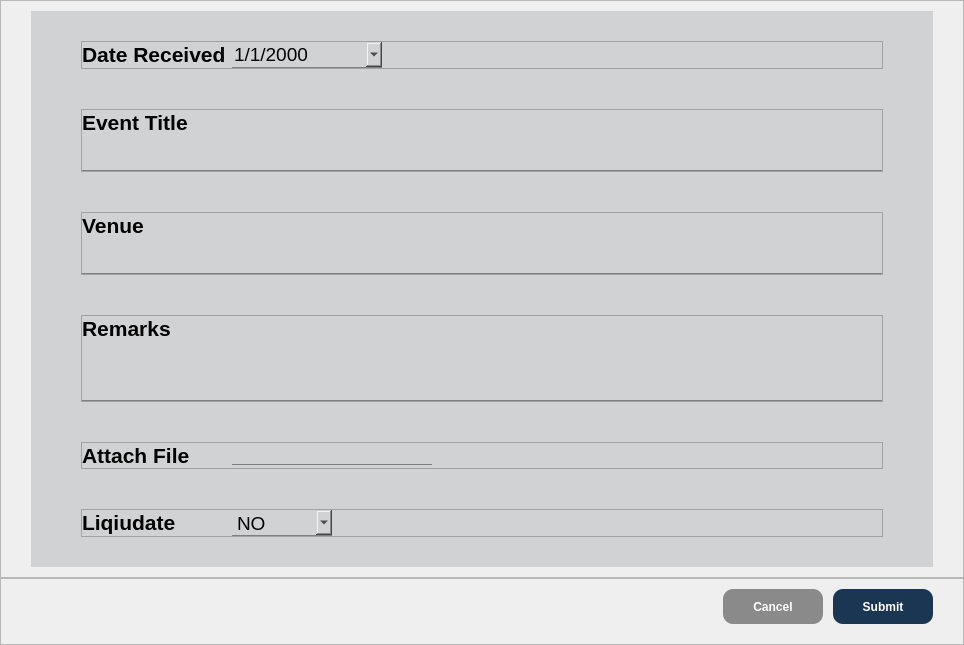
            <widget class="QWidget" name="createNew">
             <layout class="QVBoxLayout" name="verticalLayout_4">
              <property name="spacing">
               <number>0</number>
              </property>
              <property name="leftMargin">
               <number>0</number>
              </property>
              <property name="topMargin">
               <number>0</number>
              </property>
              <property name="rightMargin">
               <number>0</number>
              </property>
              <property name="bottomMargin">
               <number>0</number>
              </property>
              <item>
               <widget class="QFrame" name="frame">
                <property name="sizePolicy">
                 <sizepolicy hsizetype="Preferred" vsizetype="Expanding">
                  <horstretch>0</horstretch>
                  <verstretch>0</verstretch>
                 </sizepolicy>
                </property>
                <property name="styleSheet">
                 <string notr="true"/>
                </property>
                <property name="frameShape">
                 <enum>QFrame::Shape::StyledPanel</enum>
                </property>
                <property name="frameShadow">
                 <enum>QFrame::Shadow::Raised</enum>
                </property>
                <layout class="QGridLayout" name="gridLayout">
                 <property name="leftMargin">
                  <number>30</number>
                 </property>
                 <property name="topMargin">
                  <number>10</number>
                 </property>
                 <property name="rightMargin">
                  <number>30</number>
                 </property>
                 <property name="bottomMargin">
                  <number>10</number>
                 </property>
                 <property name="spacing">
                  <number>0</number>
                 </property>
                 <item row="0" column="0">
                  <widget class="QWidget" name="createNewField" native="true">
                   <property name="styleSheet">
                    <string notr="true">background-color: #d1d2d3;
color: black;</string>
                   </property>
                   <layout class="QVBoxLayout" name="verticalLayout_5">
                    <property name="spacing">
                     <number>40</number>
                    </property>
                    <property name="leftMargin">
                     <number>50</number>
                    </property>
                    <property name="topMargin">
                     <number>30</number>
                    </property>
                    <property name="rightMargin">
                     <number>50</number>
                    </property>
                    <property name="bottomMargin">
                     <number>30</number>
                    </property>
                    <item>
                     <widget class="QFrame" name="dateReceived">
                      <property name="frameShape">
                       <enum>QFrame::Shape::StyledPanel</enum>
                      </property>
                      <property name="frameShadow">
                       <enum>QFrame::Shadow::Raised</enum>
                      </property>
                      <layout class="QHBoxLayout" name="horizontalLayout_29">
                       <property name="spacing">
                        <number>0</number>
                       </property>
                       <property name="leftMargin">
                        <number>0</number>
                       </property>
                       <property name="topMargin">
                        <number>0</number>
                       </property>
                       <property name="rightMargin">
                        <number>0</number>
                       </property>
                       <property name="bottomMargin">
                        <number>0</number>
                       </property>
                       <item>
                        <widget class="QLabel" name="dateReceivedLabel">
                         <property name="sizePolicy">
                          <sizepolicy hsizetype="Preferred" vsizetype="Fixed">
                           <horstretch>0</horstretch>
                           <verstretch>0</verstretch>
                          </sizepolicy>
                         </property>
                         <property name="minimumSize">
                          <size>
                           <width>150</width>
                           <height>0</height>
                          </size>
                         </property>
                         <property name="maximumSize">
                          <size>
                           <width>150</width>
                           <height>16777215</height>
                          </size>
                         </property>
                         <property name="font">
                          <font>
                           <pointsize>16</pointsize>
                           <fontweight>DemiBold</fontweight>
                          </font>
                         </property>
                         <property name="styleSheet">
                          <string notr="true">font-weight: 600;

</string>
                         </property>
                         <property name="text">
                          <string>Date Received</string>
                         </property>
                        </widget>
                       </item>
                       <item>
                        <widget class="QDateEdit" name="dateReceivedInput">
                         <property name="sizePolicy">
                          <sizepolicy hsizetype="Preferred" vsizetype="Fixed">
                           <horstretch>0</horstretch>
                           <verstretch>0</verstretch>
                          </sizepolicy>
                         </property>
                         <property name="minimumSize">
                          <size>
                           <width>150</width>
                           <height>0</height>
                          </size>
                         </property>
                         <property name="maximumSize">
                          <size>
                           <width>150</width>
                           <height>16777215</height>
                          </size>
                         </property>
                         <property name="font">
                          <font>
                           <pointsize>14</pointsize>
                           <underline>false</underline>
                           <strikeout>false</strikeout>
                          </font>
                         </property>
                         <property name="styleSheet">
                          <string notr="true">text-decoration: none;
border: none;
border-bottom: 1px solid gray;</string>
                         </property>
                         <property name="displayFormat">
                          <string>M/d/yyyy</string>
                         </property>
                         <property name="calendarPopup">
                          <bool>true</bool>
                         </property>
                        </widget>
                       </item>
                       <item>
                        <spacer name="horizontalSpacer_24">
                         <property name="orientation">
                          <enum>Qt::Orientation::Horizontal</enum>
                         </property>
                         <property name="sizeType">
                          <enum>QSizePolicy::Policy::Expanding</enum>
                         </property>
                         <property name="sizeHint" stdset="0">
                          <size>
                           <width>500</width>
                           <height>20</height>
                          </size>
                         </property>
                        </spacer>
                       </item>
                      </layout>
                     </widget>
                    </item>
                    <item>
                     <widget class="QFrame" name="eventTitle">
                      <property name="frameShape">
                       <enum>QFrame::Shape::StyledPanel</enum>
                      </property>
                      <property name="frameShadow">
                       <enum>QFrame::Shadow::Raised</enum>
                      </property>
                      <layout class="QVBoxLayout" name="verticalLayout_16">
                       <property name="spacing">
                        <number>10</number>
                       </property>
                       <property name="leftMargin">
                        <number>0</number>
                       </property>
                       <property name="topMargin">
                        <number>0</number>
                       </property>
                       <property name="rightMargin">
                        <number>0</number>
                       </property>
                       <property name="bottomMargin">
                        <number>0</number>
                       </property>
                       <item>
                        <widget class="QLabel" name="eventTitleLabel">
                         <property name="sizePolicy">
                          <sizepolicy hsizetype="Fixed" vsizetype="Fixed">
                           <horstretch>0</horstretch>
                           <verstretch>0</verstretch>
                          </sizepolicy>
                         </property>
                         <property name="font">
                          <font>
                           <pointsize>16</pointsize>
                           <fontweight>DemiBold</fontweight>
                          </font>
                         </property>
                         <property name="styleSheet">
                          <string notr="true">font-weight: 600;

</string>
                         </property>
                         <property name="text">
                          <string>Event Title</string>
                         </property>
                        </widget>
                       </item>
                       <item>
                        <widget class="QLineEdit" name="eventTitleInput">
                         <property name="font">
                          <font>
                           <pointsize>14</pointsize>
                           <underline>false</underline>
                           <strikeout>false</strikeout>
                          </font>
                         </property>
                         <property name="styleSheet">
                          <string notr="true">text-decoration: none;
border: none;
border-bottom: 1px solid gray;</string>
                         </property>
                        </widget>
                       </item>
                      </layout>
                     </widget>
                    </item>
                    <item>
                     <widget class="QFrame" name="venue">
                      <property name="frameShape">
                       <enum>QFrame::Shape::StyledPanel</enum>
                      </property>
                      <property name="frameShadow">
                       <enum>QFrame::Shadow::Raised</enum>
                      </property>
                      <layout class="QVBoxLayout" name="verticalLayout_17">
                       <property name="spacing">
                        <number>10</number>
                       </property>
                       <property name="leftMargin">
                        <number>0</number>
                       </property>
                       <property name="topMargin">
                        <number>0</number>
                       </property>
                       <property name="rightMargin">
                        <number>0</number>
                       </property>
                       <property name="bottomMargin">
                        <number>0</number>
                       </property>
                       <item>
                        <widget class="QLabel" name="venueLabel">
                         <property name="sizePolicy">
                          <sizepolicy hsizetype="Fixed" vsizetype="Fixed">
                           <horstretch>0</horstretch>
                           <verstretch>0</verstretch>
                          </sizepolicy>
                         </property>
                         <property name="font">
                          <font>
                           <pointsize>16</pointsize>
                           <fontweight>DemiBold</fontweight>
                          </font>
                         </property>
                         <property name="styleSheet">
                          <string notr="true">font-weight: 600;

</string>
                         </property>
                         <property name="text">
                          <string>Venue</string>
                         </property>
                        </widget>
                       </item>
                       <item>
                        <widget class="QLineEdit" name="venueInput">
                         <property name="font">
                          <font>
                           <pointsize>14</pointsize>
                           <underline>false</underline>
                           <strikeout>false</strikeout>
                          </font>
                         </property>
                         <property name="styleSheet">
                          <string notr="true">text-decoration: none;
border: none;
border-bottom: 1px solid gray;</string>
                         </property>
                        </widget>
                       </item>
                      </layout>
                     </widget>
                    </item>
                    <item>
                     <widget class="QFrame" name="remarks">
                      <property name="frameShape">
                       <enum>QFrame::Shape::StyledPanel</enum>
                      </property>
                      <property name="frameShadow">
                       <enum>QFrame::Shadow::Raised</enum>
                      </property>
                      <layout class="QVBoxLayout" name="verticalLayout_18">
                       <property name="spacing">
                        <number>10</number>
                       </property>
                       <property name="leftMargin">
                        <number>0</number>
                       </property>
                       <property name="topMargin">
                        <number>0</number>
                       </property>
                       <property name="rightMargin">
                        <number>0</number>
                       </property>
                       <property name="bottomMargin">
                        <number>0</number>
                       </property>
                       <item>
                        <widget class="QLabel" name="remarksLabel">
                         <property name="sizePolicy">
                          <sizepolicy hsizetype="Fixed" vsizetype="Fixed">
                           <horstretch>0</horstretch>
                           <verstretch>0</verstretch>
                          </sizepolicy>
                         </property>
                         <property name="font">
                          <font>
                           <pointsize>16</pointsize>
                           <fontweight>DemiBold</fontweight>
                          </font>
                         </property>
                         <property name="styleSheet">
                          <string notr="true">font-weight: 600;

</string>
                         </property>
                         <property name="text">
                          <string>Remarks</string>
                         </property>
                        </widget>
                       </item>
                       <item>
                        <widget class="QTextEdit" name="remarksInput">
                         <property name="sizePolicy">
                          <sizepolicy hsizetype="Expanding" vsizetype="Fixed">
                           <horstretch>0</horstretch>
                           <verstretch>0</verstretch>
                          </sizepolicy>
                         </property>
                         <property name="minimumSize">
                          <size>
                           <width>0</width>
                           <height>0</height>
                          </size>
                         </property>
                         <property name="maximumSize">
                          <size>
                           <width>16777215</width>
                           <height>50</height>
                          </size>
                         </property>
                         <property name="font">
                          <font>
                           <pointsize>14</pointsize>
                           <underline>false</underline>
                           <strikeout>false</strikeout>
                          </font>
                         </property>
                         <property name="styleSheet">
                          <string notr="true">text-decoration: none;
border: none;
border-bottom: 1px solid gray;</string>
                         </property>
                        </widget>
                       </item>
                      </layout>
                     </widget>
                    </item>
                    <item>
                     <widget class="QFrame" name="attachFile">
                      <property name="frameShape">
                       <enum>QFrame::Shape::StyledPanel</enum>
                      </property>
                      <property name="frameShadow">
                       <enum>QFrame::Shadow::Raised</enum>
                      </property>
                      <layout class="QHBoxLayout" name="horizontalLayout_30">
                       <property name="spacing">
                        <number>0</number>
                       </property>
                       <property name="leftMargin">
                        <number>0</number>
                       </property>
                       <property name="topMargin">
                        <number>0</number>
                       </property>
                       <property name="rightMargin">
                        <number>0</number>
                       </property>
                       <property name="bottomMargin">
                        <number>0</number>
                       </property>
                       <item>
                        <widget class="QLabel" name="attachFileLabel">
                         <property name="sizePolicy">
                          <sizepolicy hsizetype="Preferred" vsizetype="Fixed">
                           <horstretch>0</horstretch>
                           <verstretch>0</verstretch>
                          </sizepolicy>
                         </property>
                         <property name="minimumSize">
                          <size>
                           <width>150</width>
                           <height>0</height>
                          </size>
                         </property>
                         <property name="maximumSize">
                          <size>
                           <width>150</width>
                           <height>16777215</height>
                          </size>
                         </property>
                         <property name="font">
                          <font>
                           <pointsize>16</pointsize>
                           <fontweight>DemiBold</fontweight>
                          </font>
                         </property>
                         <property name="styleSheet">
                          <string notr="true">font-weight: 600;

</string>
                         </property>
                         <property name="text">
                          <string>Attach File</string>
                         </property>
                        </widget>
                       </item>
                       <item>
                        <widget class="QLabel" name="attachFileInput">
                         <property name="sizePolicy">
                          <sizepolicy hsizetype="Fixed" vsizetype="Fixed">
                           <horstretch>0</horstretch>
                           <verstretch>0</verstretch>
                          </sizepolicy>
                         </property>
                         <property name="minimumSize">
                          <size>
                           <width>200</width>
                           <height>0</height>
                          </size>
                         </property>
                         <property name="maximumSize">
                          <size>
                           <width>200</width>
                           <height>16777215</height>
                          </size>
                         </property>
                         <property name="font">
                          <font>
                           <pointsize>12</pointsize>
                           <underline>false</underline>
                           <strikeout>false</strikeout>
                          </font>
                         </property>
                         <property name="styleSheet">
                          <string notr="true">text-decoration: none;
border: none;
border-bottom: 1px solid gray;</string>
                         </property>
                         <property name="text">
                          <string/>
                         </property>
                        </widget>
                       </item>
                       <item>
                        <widget class="QPushButton" name="attachFileBtn">
                         <property name="sizePolicy">
                          <sizepolicy hsizetype="Fixed" vsizetype="Fixed">
                           <horstretch>0</horstretch>
                           <verstretch>0</verstretch>
                          </sizepolicy>
                         </property>
                         <property name="font">
                          <font>
                           <pointsize>14</pointsize>
                          </font>
                         </property>
                         <property name="styleSheet">
                          <string notr="true">border: none;</string>
                         </property>
                         <property name="text">
                          <string/>
                         </property>
                         <property name="icon">
                          <iconset>
                           <normaloff>:/icon/paperclip(black).svg</normaloff>:/icon/paperclip(black).svg</iconset>
                         </property>
                        </widget>
                       </item>
                       <item>
                        <spacer name="horizontalSpacer_25">
                         <property name="orientation">
                          <enum>Qt::Orientation::Horizontal</enum>
                         </property>
                         <property name="sizeHint" stdset="0">
                          <size>
                           <width>40</width>
                           <height>20</height>
                          </size>
                         </property>
                        </spacer>
                       </item>
                      </layout>
                     </widget>
                    </item>
                    <item>
                     <widget class="QFrame" name="liquidate">
                      <property name="frameShape">
                       <enum>QFrame::Shape::StyledPanel</enum>
                      </property>
                      <property name="frameShadow">
                       <enum>QFrame::Shadow::Raised</enum>
                      </property>
                      <layout class="QHBoxLayout" name="horizontalLayout_31">
                       <property name="spacing">
                        <number>0</number>
                       </property>
                       <property name="leftMargin">
                        <number>0</number>
                       </property>
                       <property name="topMargin">
                        <number>0</number>
                       </property>
                       <property name="rightMargin">
                        <number>0</number>
                       </property>
                       <property name="bottomMargin">
                        <number>0</number>
                       </property>
                       <item>
                        <widget class="QLabel" name="liquidateLabel">
                         <property name="sizePolicy">
                          <sizepolicy hsizetype="Preferred" vsizetype="Fixed">
                           <horstretch>0</horstretch>
                           <verstretch>0</verstretch>
                          </sizepolicy>
                         </property>
                         <property name="minimumSize">
                          <size>
                           <width>150</width>
                           <height>0</height>
                          </size>
                         </property>
                         <property name="maximumSize">
                          <size>
                           <width>150</width>
                           <height>16777215</height>
                          </size>
                         </property>
                         <property name="font">
                          <font>
                           <pointsize>16</pointsize>
                           <fontweight>DemiBold</fontweight>
                          </font>
                         </property>
                         <property name="styleSheet">
                          <string notr="true">font-weight: 600;

</string>
                         </property>
                         <property name="text">
                          <string>Liqiudate</string>
                         </property>
                        </widget>
                       </item>
                       <item>
                        <widget class="QComboBox" name="liquidateInput">
                         <property name="minimumSize">
                          <size>
                           <width>100</width>
                           <height>0</height>
                          </size>
                         </property>
                         <property name="maximumSize">
                          <size>
                           <width>100</width>
                           <height>16777215</height>
                          </size>
                         </property>
                         <property name="font">
                          <font>
                           <pointsize>14</pointsize>
                           <underline>false</underline>
                           <strikeout>false</strikeout>
                          </font>
                         </property>
                         <property name="styleSheet">
                          <string notr="true">QComboBox{
	text-decoration: none;
	border: none;
	border-bottom: 1px solid gray;
}

QComboBox QAbstractItemView {
    background-color: #f0f0f0;  /* light gray background */
    color: #000000;             /* optional: text color */
}
</string>
                         </property>
                         <item>
                          <property name="text">
                           <string>NO</string>
                          </property>
                         </item>
                         <item>
                          <property name="text">
                           <string>YES</string>
                          </property>
                         </item>
                         <item>
                          <property name="text">
                           <string>N/A</string>
                          </property>
                         </item>
                        </widget>
                       </item>
                       <item>
                        <spacer name="horizontalSpacer_26">
                         <property name="orientation">
                          <enum>Qt::Orientation::Horizontal</enum>
                         </property>
                         <property name="sizeHint" stdset="0">
                          <size>
                           <width>40</width>
                           <height>20</height>
                          </size>
                         </property>
                        </spacer>
                       </item>
                      </layout>
                     </widget>
                    </item>
                   </layout>
                  </widget>
                 </item>
                </layout>
               </widget>
              </item>
              <item alignment="Qt::AlignBottom">
               <widget class="QFrame" name="frame_2">
                <property name="frameShape">
                 <enum>QFrame::Shape::StyledPanel</enum>
                </property>
                <property name="frameShadow">
                 <enum>QFrame::Shadow::Raised</enum>
                </property>
                <layout class="QHBoxLayout" name="horizontalLayout_6">
                 <property name="spacing">
                  <number>10</number>
                 </property>
                 <property name="leftMargin">
                  <number>30</number>
                 </property>
                 <property name="topMargin">
                  <number>10</number>
                 </property>
                 <property name="rightMargin">
                  <number>30</number>
                 </property>
                 <property name="bottomMargin">
                  <number>20</number>
                 </property>
                 <item>
                  <spacer name="horizontalSpacer">
                   <property name="orientation">
                    <enum>Qt::Orientation::Horizontal</enum>
                   </property>
                   <property name="sizeHint" stdset="0">
                    <size>
                     <width>40</width>
                     <height>20</height>
                    </size>
                   </property>
                  </spacer>
                 </item>
                 <item>
                  <widget class="QPushButton" name="cancelBtn">
                   <property name="sizePolicy">
                    <sizepolicy hsizetype="Preferred" vsizetype="Preferred">
                     <horstretch>0</horstretch>
                     <verstretch>0</verstretch>
                    </sizepolicy>
                   </property>
                   <property name="minimumSize">
                    <size>
                     <width>100</width>
                     <height>35</height>
                    </size>
                   </property>
                   <property name="maximumSize">
                    <size>
                     <width>100</width>
                     <height>35</height>
                    </size>
                   </property>
                   <property name="font">
                    <font>
                     <bold>true</bold>
                    </font>
                   </property>
                   <property name="styleSheet">
                    <string notr="true">background-color: #8a8a8a;
color: white;
border-radius: 10px;</string>
                   </property>
                   <property name="text">
                    <string>Cancel</string>
                   </property>
                  </widget>
                 </item>
                 <item>
                  <widget class="QPushButton" name="submitBtn">
                   <property name="sizePolicy">
                    <sizepolicy hsizetype="Preferred" vsizetype="Preferred">
                     <horstretch>0</horstretch>
                     <verstretch>0</verstretch>
                    </sizepolicy>
                   </property>
                   <property name="minimumSize">
                    <size>
                     <width>100</width>
                     <height>35</height>
                    </size>
                   </property>
                   <property name="maximumSize">
                    <size>
                     <width>100</width>
                     <height>35</height>
                    </size>
                   </property>
                   <property name="font">
                    <font>
                     <bold>true</bold>
                    </font>
                   </property>
                   <property name="styleSheet">
                    <string notr="true">background-color: #1b3652;
color: white;
border-radius: 10px;</string>
                   </property>
                   <property name="text">
                    <string>Submit</string>
                   </property>
                  </widget>
                 </item>
                </layout>
               </widget>
              </item>
             </layout>
            </widget>
